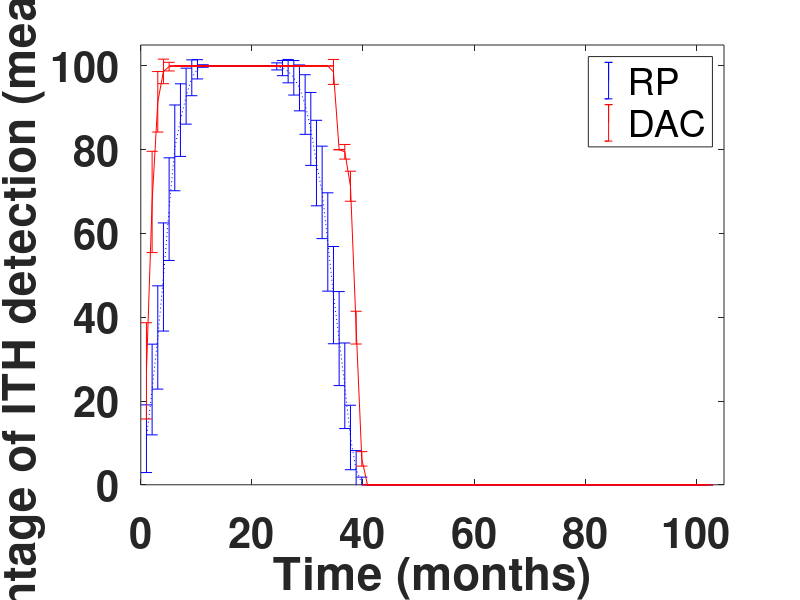
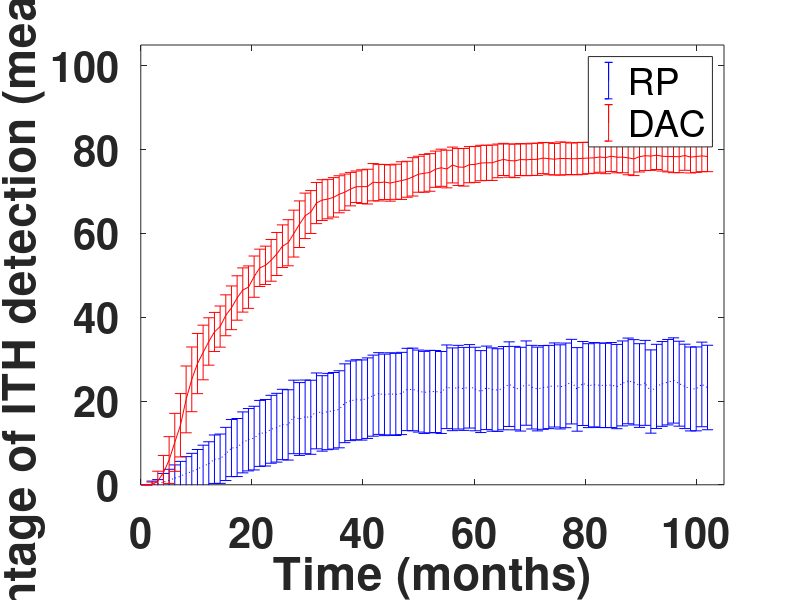
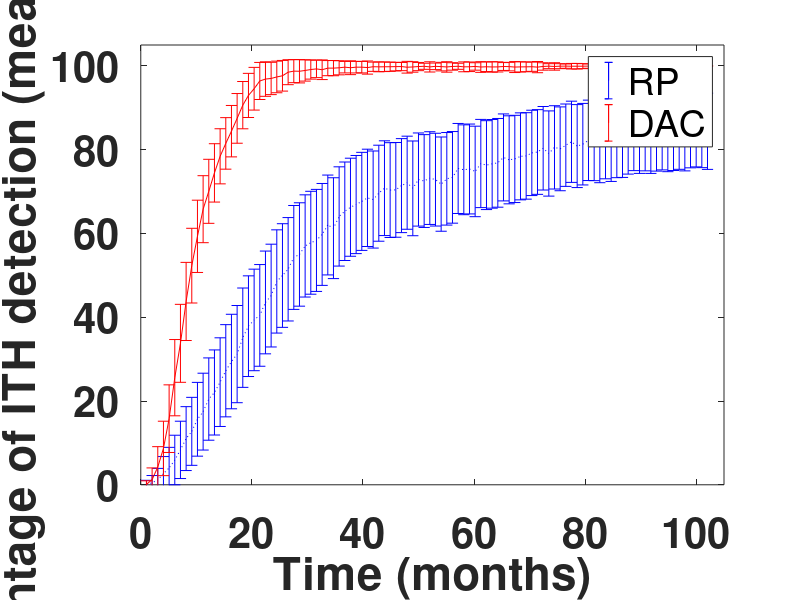
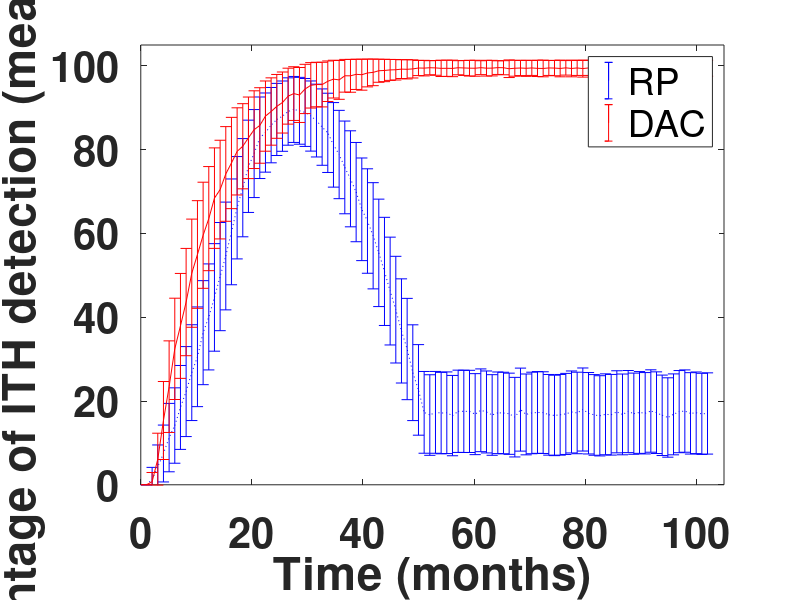

Here is the MATLAB script that generated these plots, in order:
load('linear.mat')
figure;
fontsizevar=30;
for c=1
    h1=errorbar(data(:,1),data(:,4*(c-1)+2),sqrt(data(:,4*(c-1)+3)),'b');hold on; 
    h2=errorbar(data(:,1),data(:,4*(c-1)+4),sqrt(data(:,4*(c-1)+5)),'r'); hold on;
end
legend([h1 h2], 'RP', 'DAC')
set(gca,'FontSize',fontsizevar);
xlabel('Time (months)','FontWeight','bold');
ylabel('Percentage of ITH detection (mean \pm error)','FontWeight','bold');
set(h1,'LineStyle',':');
set(gca,'XTickLabel',{'0','20','40','60','80','100'},...
    'XTick',[0 0.2 0.4 0.6 0.8 1],...
    'FontSize',30,'FontWeight','bold')
xlim([0 1.05]);
ylim([0 105]);
print('linear_fig1','-deps')

load('branch.mat')
figure;
fontsizevar=15;
for c=3
    h1=errorbar(data(:,1),data(:,4*(c-1)+2),sqrt(data(:,4*(c-1)+3)),'b');hold on; 
    h2=errorbar(data(:,1),data(:,4*(c-1)+4),sqrt(data(:,4*(c-1)+5)),'r'); hold on;
end
legend([h1 h2], 'RP', 'DAC')
set(gca,'FontSize',fontsizevar);
xlabel('Time (months)','FontWeight','bold');
ylabel('Percentage of ITH detection (mean \pm error)','FontWeight','bold');
set(h1,'LineStyle',':');
set(gca,'XTickLabel',{'0','20','40','60','80','100'},...
    'XTick',[0 0.2 0.4 0.6 0.8 1],...
    'FontSize',30,'FontWeight','bold')
xlim([0 1.05]);
ylim([0 105]);
print('branch_fig1','-deps')


load('neutral.mat')
figure;
fontsizevar=15;
for c=3
    h1=errorbar(data(:,1),data(:,4*(c-1)+2),sqrt(data(:,4*(c-1)+3)),'b');hold on; 
    h2=errorbar(data(:,1),data(:,4*(c-1)+4),sqrt(data(:,4*(c-1)+5)),'r'); hold on;
end
legend([h1 h2], 'RP', 'DAC')
set(gca,'FontSize',fontsizevar);
xlabel('Time (months)','FontWeight','bold');
ylabel('Percentage of ITH detection (mean \pm error)','FontWeight','bold');
set(h1,'LineStyle',':');
set(gca,'XTickLabel',{'0','20','40','60','80','100'},...
    'XTick',[0 0.2 0.4 0.6 0.8 1],...
    'FontSize',30,'FontWeight','bold')
xlim([0 1.05]);
ylim([0 105]);
print('neutral_fig1','-deps')



load('punctuated.mat')
figure;
fontsizevar=30;
for c=3
    h1=errorbar(data(:,1),data(:,4*(c-1)+2),sqrt(data(:,4*(c-1)+3)),'b');hold on; 
    h2=errorbar(data(:,1),data(:,4*(c-1)+4),sqrt(data(:,4*(c-1)+5)),'r'); hold on;
end
legend([h1 h2], 'RP', 'DAC')
set(gca,'FontSize',fontsizevar);
xlabel('Time (months)','FontWeight','bold');
ylabel('Percentage of ITH detection (mean \pm error)','FontWeight','bold');
set(h1,'LineStyle',':');
set(gca,'XTickLabel',{'0','20','40','60','80','100'},...
    'XTick',[0 0.2 0.4 0.6 0.8 1],...
    'FontSize',30,'FontWeight','bold')
xlim([0 1.05]);
ylim([0 105]);
print('punctuated_fig1','-deps')


close all;
